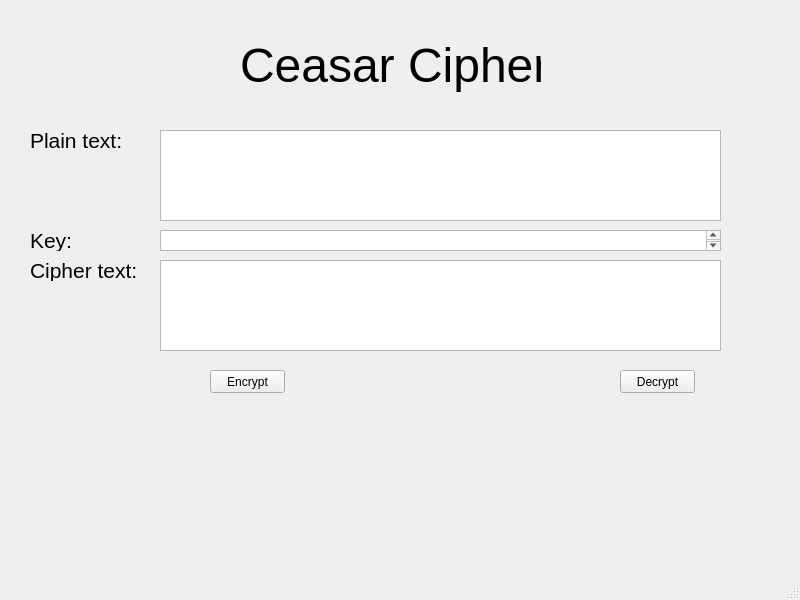
<?xml version="1.0" encoding="UTF-8"?>
<ui version="4.0">
 <class>MainWindow</class>
 <widget class="QMainWindow" name="MainWindow">
  <property name="geometry">
   <rect>
    <x>0</x>
    <y>0</y>
    <width>800</width>
    <height>600</height>
   </rect>
  </property>
  <property name="windowTitle">
   <string>MainWindow</string>
  </property>
  <widget class="QWidget" name="centralwidget">
   <widget class="QLabel" name="label">
    <property name="geometry">
     <rect>
      <x>240</x>
      <y>20</y>
      <width>301</width>
      <height>91</height>
     </rect>
    </property>
    <property name="font">
     <font>
      <pointsize>36</pointsize>
     </font>
    </property>
    <property name="text">
     <string>Ceasar Cipher</string>
    </property>
   </widget>
   <widget class="QLabel" name="label_2">
    <property name="geometry">
     <rect>
      <x>30</x>
      <y>130</y>
      <width>101</width>
      <height>21</height>
     </rect>
    </property>
    <property name="font">
     <font>
      <pointsize>16</pointsize>
     </font>
    </property>
    <property name="text">
     <string>Plain text:</string>
    </property>
   </widget>
   <widget class="QLabel" name="label_3">
    <property name="geometry">
     <rect>
      <x>30</x>
      <y>230</y>
      <width>101</width>
      <height>21</height>
     </rect>
    </property>
    <property name="font">
     <font>
      <pointsize>16</pointsize>
     </font>
    </property>
    <property name="text">
     <string>Key:</string>
    </property>
   </widget>
   <widget class="QLabel" name="label_4">
    <property name="geometry">
     <rect>
      <x>30</x>
      <y>260</y>
      <width>111</width>
      <height>21</height>
     </rect>
    </property>
    <property name="font">
     <font>
      <pointsize>16</pointsize>
     </font>
    </property>
    <property name="text">
     <string>Cipher text:</string>
    </property>
   </widget>
   <widget class="QTextEdit" name="txt_plain_text">
    <property name="geometry">
     <rect>
      <x>160</x>
      <y>130</y>
      <width>561</width>
      <height>91</height>
     </rect>
    </property>
   </widget>
   <widget class="QTextEdit" name="txt_key">
    <property name="geometry">
     <rect>
      <x>160</x>
      <y>230</y>
      <width>561</width>
      <height>21</height>
     </rect>
    </property>
   </widget>
   <widget class="QTextEdit" name="txt_cipher_text">
    <property name="geometry">
     <rect>
      <x>160</x>
      <y>260</y>
      <width>561</width>
      <height>91</height>
     </rect>
    </property>
   </widget>
   <widget class="QPushButton" name="btn_encrypt">
    <property name="geometry">
     <rect>
      <x>210</x>
      <y>370</y>
      <width>75</width>
      <height>23</height>
     </rect>
    </property>
    <property name="text">
     <string>Encrypt</string>
    </property>
   </widget>
   <widget class="QPushButton" name="btn_decrypt">
    <property name="geometry">
     <rect>
      <x>620</x>
      <y>370</y>
      <width>75</width>
      <height>23</height>
     </rect>
    </property>
    <property name="text">
     <string>Decrypt</string>
    </property>
   </widget>
  </widget>
  <widget class="QMenuBar" name="menubar">
   <property name="geometry">
    <rect>
     <x>0</x>
     <y>0</y>
     <width>800</width>
     <height>21</height>
    </rect>
   </property>
  </widget>
  <widget class="QStatusBar" name="statusbar"/>
 </widget>
 <resources/>
 <connections/>
</ui>
